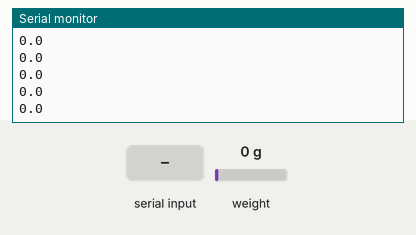
Recording of a sketch running on a simulated ESP32. Parts: the last lines printed to the serial monitor. The inputs (shaded band) are chosen by the test bench; at power-on: weight on the scale 0 g.

Above: at 2.2 s.
2.3 s: "t90\n" received over Serial
4.8 s: "f90\n" received over Serial
6.3 s: weight on the scale set to 100 g
At 6.51 s:
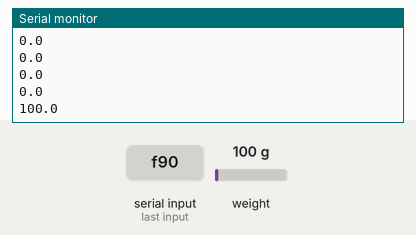
7.8 s: weight on the scale set to 1250 g
At 7.83 s:
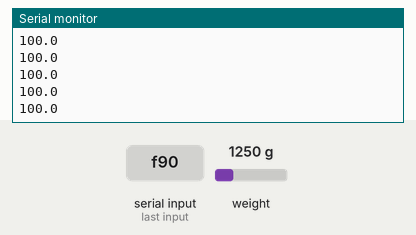
Timing chart, 0 to 10.3 s (numbered marks = the images above; inputs shaded):
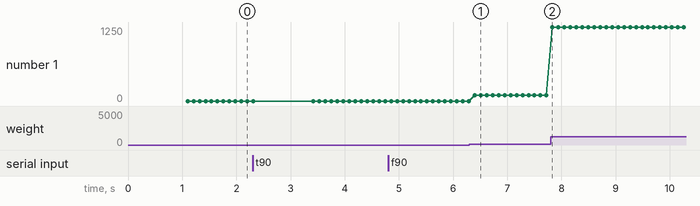

Measured:
- after the input at 6.3 s, the serial monitor: prints a new line after 0.10 s (image 1)
- plotted number 1: 0 → 100 after the input at 6.3 s, 100 → 1250 after the input at 7.8 s

The sketch:

scale.ino
```cpp
// ESP32 load-cell scale (HX711) — streams weight over serial, accepts commands.
//
// Hardware:
//   ESP32-WROOM-32 dev module
//   HX711 amplifier powered from 3V3
//   HX711 DT  -> GPIO 32
//   HX711 SCK -> GPIO 33
//   4-wire load cell on E+/E-/A+/A-, channel B unused
//
// Serial protocol (115200 baud, newline-terminated commands):
//   t          tare, replies "tared"
//   f<number>  set calibration factor, replies "factor <value>"
//   p          replies "factor <value>"
// Otherwise the loop prints one weight reading per line, ~10 lines/sec.

#include "HX711.h"

#define DOUT_PIN 32
#define SCK_PIN 33
#define CALIBRATION_FACTOR 423.1

HX711 scale;
float calibrationFactor = CALIBRATION_FACTOR;

void setup() {
  Serial.begin(115200);
  scale.begin(DOUT_PIN, SCK_PIN);   // data pin first, clock second
  scale.set_scale(calibrationFactor);
  scale.tare();
}

void handleCommand(String cmd) {
  cmd.trim();
  if (cmd.length() == 0) {
    return;
  }

  char c = cmd.charAt(0);
  if (c == 't') {
    scale.tare();
    Serial.println("tared");
  } else if (c == 'f') {
    calibrationFactor = cmd.substring(1).toFloat();
    scale.set_scale(calibrationFactor);
    Serial.print("factor ");
    Serial.println(calibrationFactor, 1);
  } else if (c == 'p') {
    Serial.print("factor ");
    Serial.println(calibrationFactor, 1);
  }
}

void loop() {
  while (Serial.available() > 0) {
    String cmd = Serial.readStringUntil('\n');
    handleCommand(cmd);
  }

  Serial.println(scale.get_units(1), 1);
  delay(10);   // ~10 readings per second
}
```
